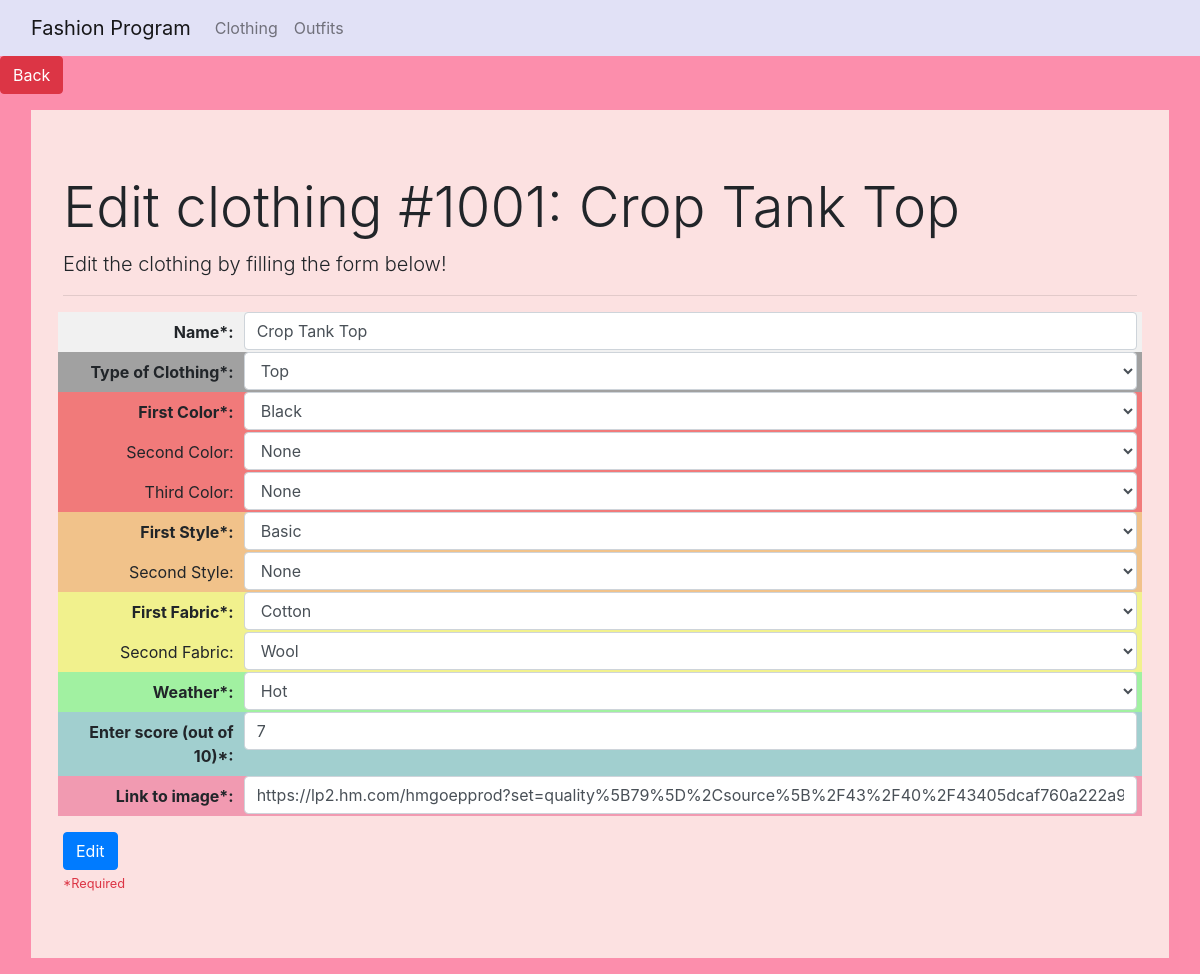
Before: /edit/1001 with the older database file.
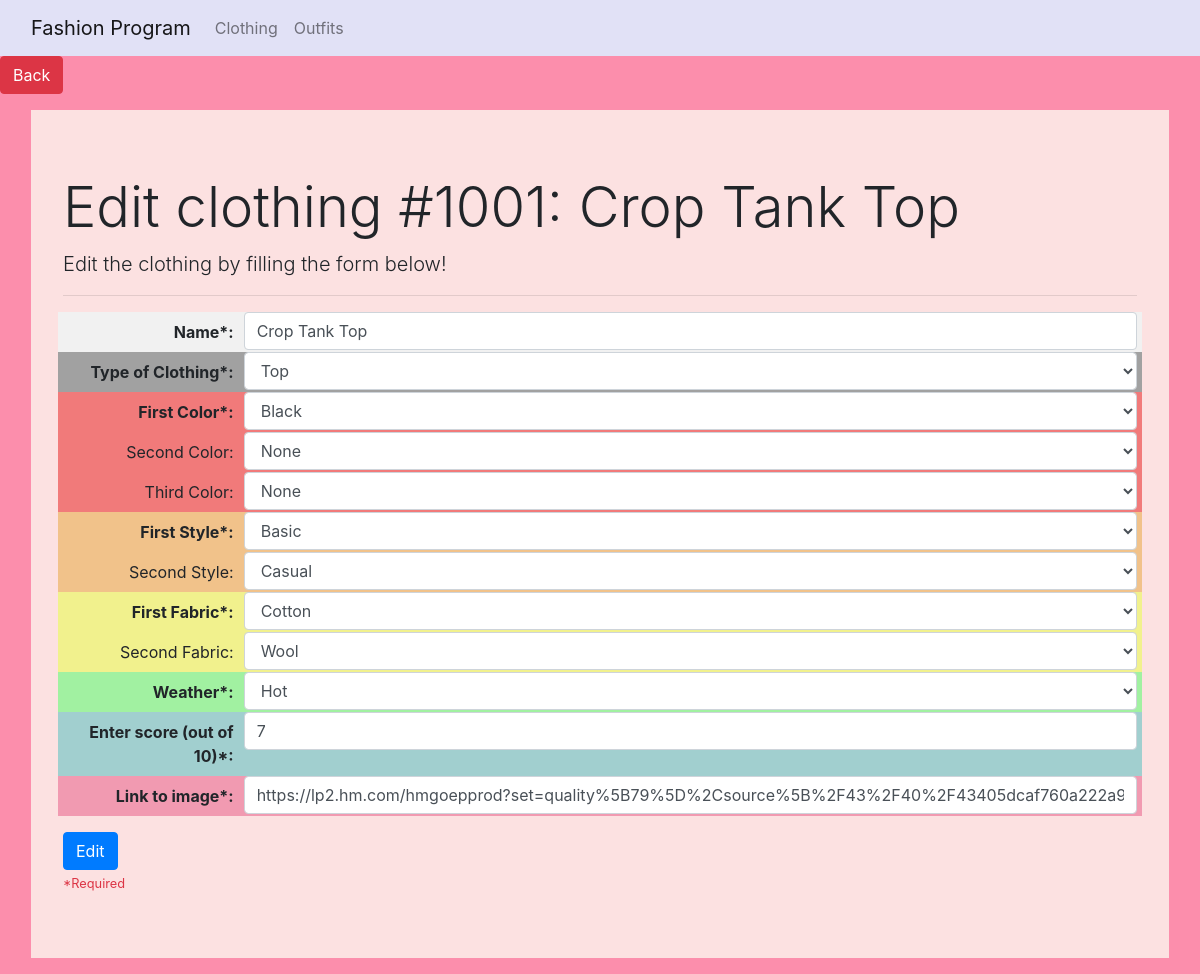
After: the same page with the newer database file.
### tables this page shows
CREATE TABLE Clothing (
        Clothing_ID INT PRIMARY KEY,
        Name TEXT NOT NULL,
        Color1 TEXT NOT NULL,
        Style1 TEXT NOT NULL,
        Fabric1 TEXT NOT NULL,
        Weather INT NOT NULL,
        Score INT NOT NULL,
        Link TEXT NOT NULL,
        Type TEXT NOT NULL
    );

CREATE TABLE Additional_Fabric_2 (
        Clothing_ID INT PRIMARY KEY,
        Data TEXT NOT NULL
    );

CREATE TABLE Additional_Style_2 (
        Clothing_ID INT PRIMARY KEY,
        Data TEXT NOT NULL
    );

### main.py (the view, shortened to what this page needs)
@app.route('/edit/<ID>', methods=["GET", "POST"])
def editClothing(ID):  # to edit clothing
    global COLORS, STYLES, FABRICS, WEATHER, CLOTHING_TYPES
    EXISTING_INFORMATION = algorithms.formatClothingInput(algorithms.getExistingClothingInfo(ID))  # find existing information
    ALERT = ""
    return render_template("edit.html", existing_info = EXISTING_INFORMATION, colors=COLORS, styles=STYLES,
                           fabrics=FABRICS, weather=WEATHER, clothing_types=CLOTHING_TYPES, alert=ALERT)

### algorithms.py (called while the page is built)
def formatClothingInput(CLOTHING_INFO):
    for i in range(len(CLOTHING_INFO[1]) - 1, -1, -1):
        if CLOTHING_INFO[1][i] is None or CLOTHING_INFO[1][i] == "None" or CLOTHING_INFO[1][i] == "":
            CLOTHING_INFO[1].pop(i)
    while len(CLOTHING_INFO[1]) < 3:
        CLOTHING_INFO[1].append(None)
    for i in range(len(CLOTHING_INFO[2]) - 1, -1, -1):
        if CLOTHING_INFO[2][i] is None or CLOTHING_INFO[2][i] == "None" or CLOTHING_INFO[2][i] == "":
            CLOTHING_INFO[2].pop(i)
    while len(CLOTHING_INFO[2]) < 2:
        CLOTHING_INFO[2].append(None)
    for i in range(len(CLOTHING_INFO[3]) - 1, -1, -1):
        if CLOTHING_INFO[3][i] is None or CLOTHING_INFO[3][i] == "None" or CLOTHING_INFO[3][i] == "":
            CLOTHING_INFO[3].pop(i)
    while len(CLOTHING_INFO[3]) < 2:
        CLOTHING_INFO[3].append(None)
    return CLOTHING_INFO

### templates/edit.html (shortened to what this page needs)
<!doctype html>
<html lang="en">
  <head>
    <link rel="stylesheet" href="https://cdn.jsdelivr.net/npm/bootstrap@4.0.0/dist/css/bootstrap.min.css">
    <link rel="stylesheet" type="text/css" href="{{ url_for('static',filename='styles/custom.css') }}">
  </head>
  <body>
    <nav class="navbar navbar-expand-xl navbar-light">
      <div class="container-fluid">
        <div class="navbar-brand">Fashion Program</div>
        <div class="collapse navbar-collapse" id="navbarSupportedContent">
          <ul class="navbar-nav mr-auto">
            <li class="nav-item">
              <a class="nav-link" href="/">Clothing</a>
            </li>
            <li class="nav-item">
              <a class="nav-link" href="{{url_for('outfits')}}">Outfits</a>
            </li>
          </ul>
        </div>
      </div>
    </nav>
    <a href="/" role="button" class="btn btn-danger">Back</a>
    <div class="container-fluid">
        <div class="jumbotron m-3">
            <h1 class="display-4">Edit clothing #{{existing_info[0]}}: {{existing_info[1]}}</h1>
            <p class="lead">Edit the clothing by filling the form below! </p>
            <hr>
            <form class="form-horizontal" method="post" action="/edit/{{existing_info[0]}}">
                <div class="form-row white-bg">
                  <label class="control-label col-sm-2 text-right font-weight-bold mt-2" for="clothingName">
                      Name*: </label>
                  <div class="col-sm-10">
                      <input type="text" class="form-control" id="clothingName" placeholder="Enter name" required
                             name="clothing name" value="{{existing_info[1]}}">
                  </div>
                </div>
                <div class="form-row light-gray-bg">
                  <label class="control-label col-sm-2 text-right font-weight-bold mt-2" for="clothingType">
                      Type of Clothing*: </label>
                  <div class="col-sm-10">
                      <select class="form-control" id="clothingType" required
                              name="clothing type">
                          {% for clothing_type in clothing_types %}
                            {% if existing_info[8] is not none %}
                                {% if clothing_type == existing_info[8] %}
                                    <option selected>{{clothing_type}}</option>
                                {% else %}
                                    <option>{{clothing_type}}</option>
                                {% endif %}
                            {% else %}
                                <option>{{clothing_type}}</option>
                            {% endif %}
                          {% endfor %}
                      </select>
                  </div>
                </div>
                <div class="form-row red-bg">
                  <label class="control-label col-sm-2 text-right font-weight-bold mt-2" for="firstColor">
                      First Color*: </label>
                  <div class="col-sm-10">
                      <select class="form-control" id="firstColor" required name="first color">
                          {% for color in colors %}
                            {% if existing_info[2][0] is not none %}
                                {% if color == existing_info[2][0] %}
                                    <option selected>{{color}}</option>
                                {% else %}
                                    <option>{{color}}</option>
                                {% endif %}
                            {% else %}
                                <option>{{color}}</option>
                            {% endif %}
                          {% endfor %}
                      </select>
                  </div>
                </div>
                <div class="form-row red-bg">
                  <label class="control-label col-sm-2 text-right mt-2" for="secondColor">
                      Second Color: </label>
                  <div class="col-sm-10">
                      <select class="form-control" id="secondColor" name="second color">
                          {% for color in colors %}
                            {% if existing_info[2][1] is not none %}
                                {% if color == existing_info[2][1] %}
                                    <option selected>{{color}}</option>
                                {% else %}
                                    <option>{{color}}</option>
                                {% endif %}
                            {% else %}
                                <option>{{color}}</option>
                            {% endif %}
                          {% endfor %}
                      </select>
                  </div>
                </div>
                <div class="form-row red-bg">
                  <label class="control-label col-sm-2 text-right mt-2" for="thirdColor">
                      Third Color: </label>
                  <div class="col-sm-10">
                      <select class="form-control" id="thirdColor" name="third color">
                          {% for color in colors %}
                            {% if existing_info[2][2] is not none %}
                                {% if color == existing_info[2][2] %}
                                    <option selected>{{color}}</option>
                                {% else %}
                                    <option>{{color}}</option>
                                {% endif %}
                            {% else %}
                                <option>{{color}}</option>
                            {% endif %}
                          {% endfor %}
                      </select>
                  </div>
                </div>
                <div class="form-row orange-bg">
                  <label class="control-label col-sm-2 text-right font-weight-bold mt-2" for="firstStyle">
                      First Style*: </label>
                  <div class="col-sm-10">
                      <select class="form-control" id="firstStyle" required name="first style">
                          {% for style in styles %}
                            {% if existing_info[3][0] is not none %}
                                {% if style == existing_info[3][0] %}
                                    <option selected>{{style}}</option>
                                {% else %}
                                    <option>{{style}}</option>
                                {% endif %}
                            {% else %}
                                <option>{{style}}</option>
                            {% endif %}
                          {% endfor %}
                      </select>
                  </div>
                </div>
                <div class="form-row orange-bg">
                  <label class="control-label col-sm-2 text-right mt-2" for="secondStyle">Second Style: </label>
                  <div class="col-sm-10">
                      <select class="form-control" id="secondStyle" name="second style">
                          {% for style in styles %}
                            {% if existing_info[3][1] is not none %}
                                {% if style == existing_info[3][1] %}
                                    <option selected>{{style}}</option>
                                {% else %}
                                    <option>{{style}}</option>
                                {% endif %}
                            {% else %}
                                <option>{{style}}</option>
                            {% endif %}
                          {% endfor %}
                      </select>
                  </div>
                </div>
                <div class="form-row yellow-bg">
                  <label class="control-label col-sm-2 text-right font-weight-bold mt-2" for="firstFabric">
                      First Fabric*: </label>
                  <div class="col-sm-10">
                      <select class="form-control" id="firstFabric" required name="first fabric">
                          {% for fabric in fabrics %}
                            {% if existing_info[4][0] is not none %}
                                {% if fabric == existing_info[4][0] %}
                                    <option selected>{{fabric}}</option>
                                {% else %}
                                    <option>{{fabric}}</option>
                                {% endif %}
                            {% else %}
                                <option>{{fabric}}</option>
                            {% endif %}
                          {% endfor %}
                      </select>
                  </div>
                </div>
                <div class="form-row yellow-bg">
                  <label class="control-label col-sm-2 text-right mt-2" for="secondFabric">
                      Second Fabric: </label>
                  <div class="col-sm-10">
                      <select class="form-control" id="secondFabric" name="second fabric">
                          {% for fabric in fabrics %}
                            {% if existing_info[4][1] is not none %}
                                {% if fabric == existing_info[4][1] %}
                                    <option selected>{{fabric}}</option>
                                {% else %}
                                    <option>{{fabric}}</option>
                                {% endif %}
                            {% else %}
                                <option>{{fabric}}</option>
                            {% endif %}
                          {% endfor %}
                      </select>
                  </div>
                </div>
                <div class="form-row green-bg">
                  <label class="control-label col-sm-2 text-right font-weight-bold mt-2" for="clothingWeather">
                      Weather*: </label>
                  <div class="col-sm-10">
                      <select class="form-control" id="clothingWeather" required name="weather">
                          {% for weatherType in weather %}
                            {% if existing_info[5] is not none %}
                                {% if weatherType == existing_info[5] %}
                                    <option selected>{{weatherType}}</option>
                                {% else %}
                                    <option>{{weatherType}}</option>
                                {% endif %}
                            {% else %}
                                <option>{{weatherType}}</option>
                            {% endif %}
                          {% endfor %}
                      </select>
                  </div>
                </div>
                <div class="form-row turquoise-bg">
                  <label class="control-label col-sm-2 text-right font-weight-bold mt-2" for="clothingScore">
                      Enter score (out of 10)*: </label>
                  <div class="col-sm-10">
                      <input type="number" min=0 max=10 class="form-control" id="clothingScore"
                             placeholder="Enter score" required name="clothing score" value="{{existing_info[6]}}">
                  </div>
                </div>
                <div class="form-row magenta-bg">
                  <label class="control-label col-sm-2 text-right font-weight-bold mt-2" for="imageLink">
                      Link to image*: </label>
                  <div class="col-sm-10">
                      <input type="text" class="form-control" id="imageLink" placeholder="Enter image link"
                             required name="image link" value="{{existing_info[7]}}">
                  </div>
                </div>
                <input type="submit" class="btn btn-primary" value="Edit">
            </form>
            <small class="text-danger">*Required</small>
        </div>
    </div>
  </body>
</html>

### static/styles/custom.css (style rules this page uses)
body { background-color: #FC8EAC; }
.jumbotron { background-color: #FCE1E1; border-radius: 0px; }
nav { background-color: #E1E1F6; }
.white-bg { background-color: #f1f1f1; }
.light-gray-bg { background-color: #a1a1a1; }
.red-bg { background-color: #f17a7a; }
.orange-bg { background-color: #f1c28a; }
.yellow-bg { background-color: #f1f18d; }
.green-bg { background-color: #a1f1a1; }
.turquoise-bg { background-color: #a1cfcf; }
.magenta-bg { background-color: #f19ab1; }

Changed rows visible on the page:
added Additional_Style_2: Data "Casual"
Other visible differences:
form field value: "None" → (not shown)
